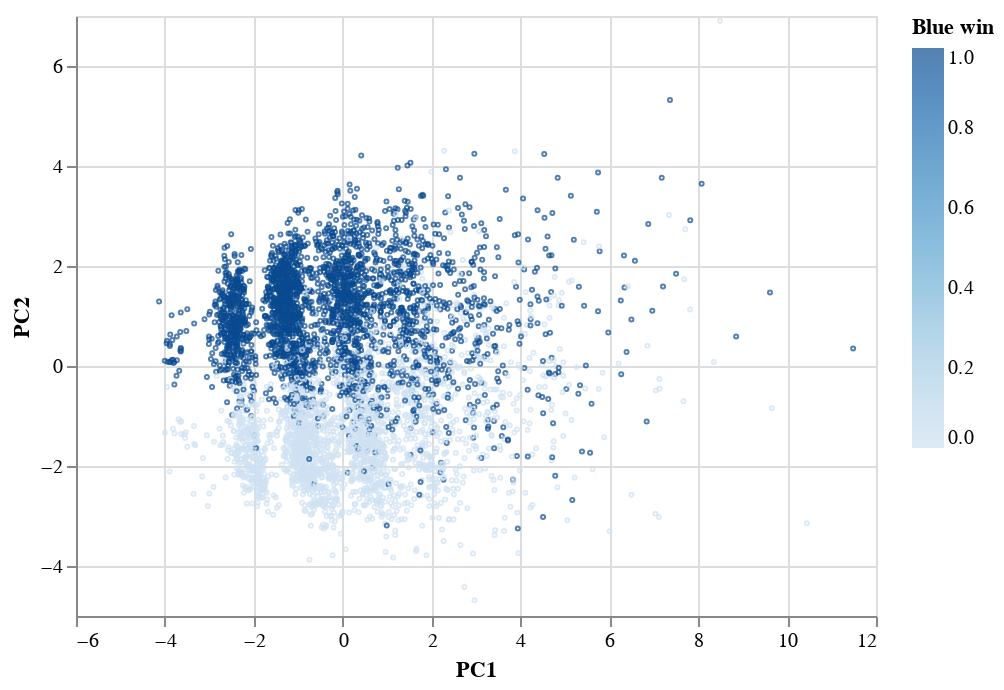

The notebook cell saved with this chart:
### Code cell
pca = visualizePCA(x_train, y_train, 'Blue win')

### Figure 1 — Vega-Lite specification as saved in the notebook (floating-point values rounded to 4 significant figures; data arrays with more than 128 entries replaced by an {"elided": "..."} marker saying what was removed)
{"config": {"view": {"continuousWidth": 400, "continuousHeight": 300}}, "data": {"name": "data-5c95bcc4a2da57ba5c3874c37191ad1b"}, "mark": {"type": "point", "size": 1}, "encoding": {"color": {"type": "quantitative", "field": "Blue win"}, "x": {"type": "quantitative", "field": "PC1"}, "y": {"type": "quantitative", "field": "PC2"}}, "$schema": "https://vega.github.io/schema/vega-lite/v4.8.1.json", "datasets": {"data-5c95bcc4a2da57ba5c3874c37191ad1b": {"elided": "5000 records"}}}
